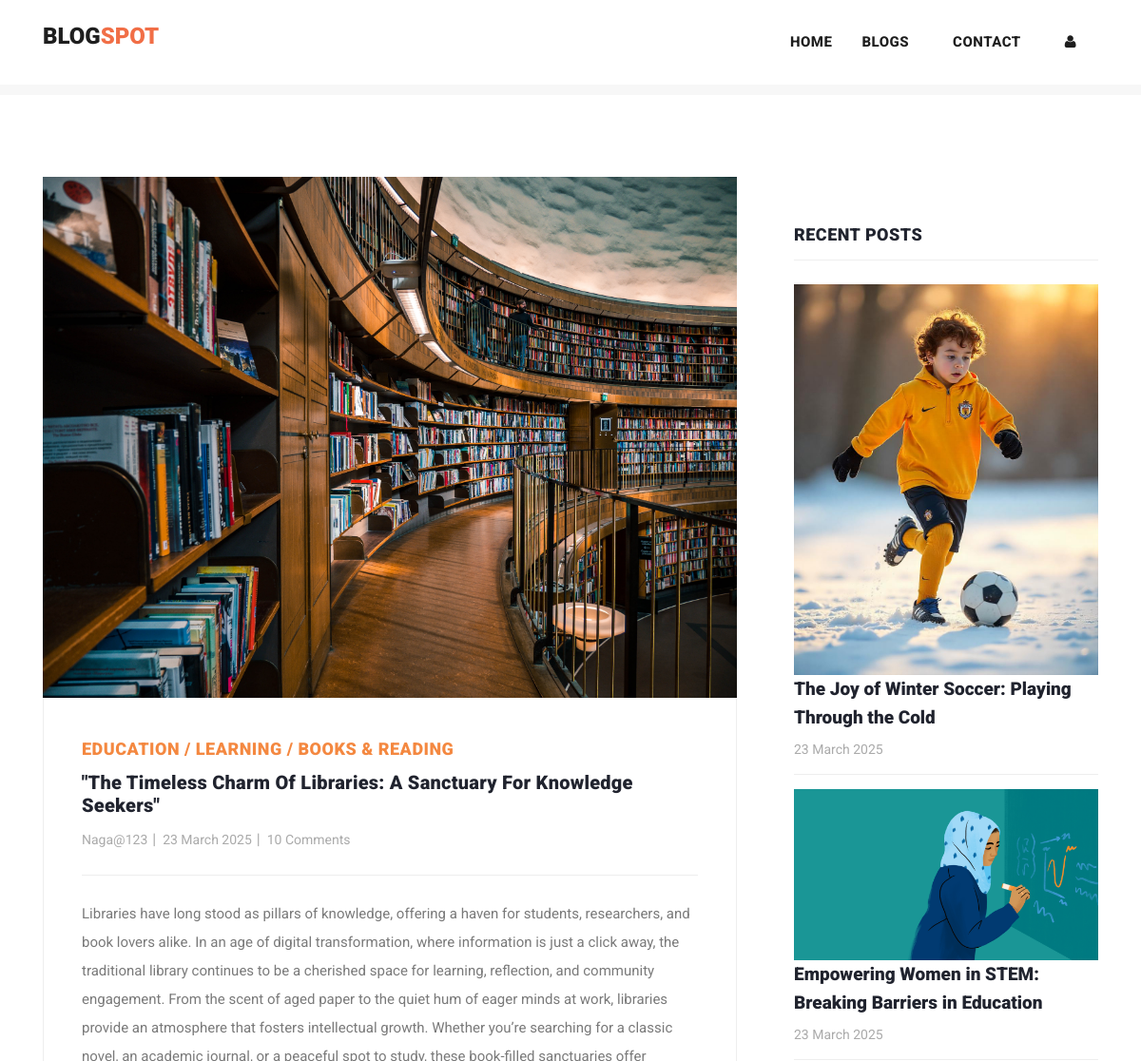
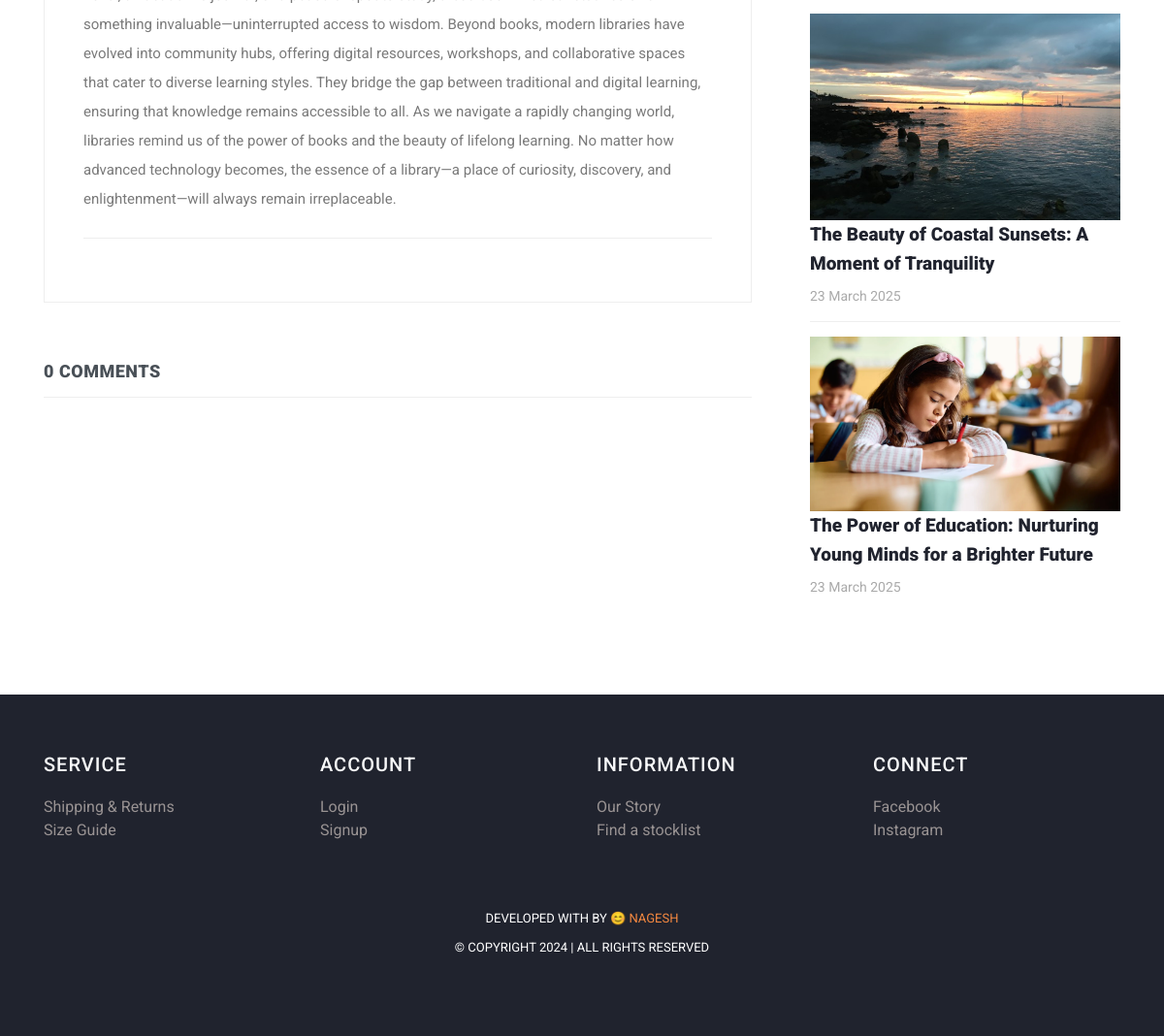
/post/6, run on the app's committed database (2 pictures, top to bottom).
### myapp/models.py (models this page shows, shortened)
class Post(models.Model):
    postname = models.CharField(max_length=600)
    category = models.CharField(max_length=600)
    image = models.ImageField(upload_to='images/posts',blank=True,null=True)
    content = models.CharField(max_length=100000)
    time = models.CharField(default=time,max_length=100, blank=True)
    likes = models.IntegerField(null=True,blank=True,default=0)
    user = models.ForeignKey(User,on_delete=models.CASCADE)

### myapp/views.py (the view)
# urls.py: path("post/<int:id>",views.post,name="post"),
def post(request,id):
    post = Post.objects.get(id=id)
    return render(request,"post-details.html",{
        "user":request.user,
        'post':Post.objects.get(id=id),
        'recent_posts':Post.objects.all().order_by("-id"),
        'media_url':settings.MEDIA_URL,
        'comments':Comment.objects.filter(post_id = post.id),
        'total_comments': len(Comment.objects.filter(post_id = post.id))
    })

### templates/post-details.html (shortened to what this page needs)
{% load static %}
<!DOCTYPE html>
<html lang="en">
  <head>
    <link href="https://cdn.jsdelivr.net/npm/bootstrap@5.3.0-alpha3/dist/css/bootstrap.min.css" rel="stylesheet">
    <link href="{% static 'vendor/bootstrap/css/bootstrap.min.css' %}" rel="stylesheet">
    <link rel="stylesheet" href="{% static 'assets/css/fontawesome.css' %}">
    <link rel="stylesheet" href="{% static 'assets/css/templatemo-stand-blog.css' %}">
    <link rel="stylesheet" href="{% static 'assets/css/owl.css' %}">
  </head>
  <body>
    {%include 'header.html'%}
    <section class="blog-posts grid-system">
      <div class="container">
        <div class="row">
          <div class="col-lg-8">
            <div class="all-blog-posts">
              <div class="row">
                <div class="col-lg-12">
                  <div class="blog-post">
                    <div class="blog-thumb">
                      <img src="{{media_url}}{{post.image}}" alt="post_image">
                    </div>
                    <div class="down-content">
                      <span>{{post.category}}</span>
                      <a><h4>{{post.postname}}</h4></a>
                      <ul class="post-info">
                        <li><a href="#">{{post.user}}</a></li>
                        <li><a href="#">{{post.time}}</a></li>
                        <li><a href="#">10 Comments</a></li>
                      </ul>
                      <p>{{post.content}}</p>
                    </div>
                  </div>
                </div>
                <div class="col-lg-12">
                  <div class="sidebar-item comments">
                    <div class="sidebar-heading">
                      <h2 class="text-dark-emphasis">{{total_comments}} comments</h2>
                    </div>
                  </div>
                </div>
              </div>
            </div>
          </div>
          <div class="col-lg-4">
            <div class="sidebar">
              <div class="row">
                <div class="col-lg-12">
                  <div class="sidebar-item recent-posts">
                    <div class="sidebar-heading">
                      <h2>Recent Posts</h2>
                    </div>
                    <div class="content">
                      <ul>
                        {% for post in recent_posts|slice:"0:4" %}
                        <li>
                          <img src="{{media_url}}{{post.image}}" class="img-fluid" alt="">
                          <a href="post-details.html">
                            <a href="{% url 'post' post.id %}" class="text-decoration-none text-dark"><h5>{{post.postname}}</h5></a>
                          <span>{{post.time}}</span>
                        </a></li>
                        {% endfor %}
                      </ul>
                    </div>
                  </div>
                </div>
              </div>
            </div>
          </div>
        </div>
      </div>
    </section>
   {% include "footer.html" %}
  </body>
</html>

### templates/header.html (shortened to what this page needs)
<header class="">
  <nav class="navbar navbar-expand-lg bg-white">
    <div class="container">
      <a class="navbar-brand" href="{% url 'index' %}">
        <h2>Blog<span style="color: rgb(241, 110, 70);">Spot</span></h2>
      </a>
      <div class="collapse navbar-collapse" id="navbarResponsive">
        <ul class="navbar-nav ml-auto">
          <li>
            <a class="nav-link" href="{% url 'index' %}">Home
            </a>
          </li>
          <li class="nav-item">
            <a class="nav-link" href="{% url 'blog' %}">Blogs</a>
          </li>
          <li class="nav-item">
            <a class="nav-link" href="{% url 'contact' %}">Contact</a>
          </li>
          {% if user.is_authenticated %}
          <li class="nav-item">
            <a class="nav-link" href="{% url 'create' %}">Create</a>
          </li>
          <li class="nav-item">
            <a class="nav-link" href="{% url 'profile' user.id %}">Profile</a>
          </li>
          <li class="nav-item">
            <a class="nav-link text-primary" href="{% url 'logout' %}">Logout</a>
          </li>
          {% else %}
          <li class="nav-item">
            <a class="nav-link" href="{% url 'signin' %}"><i class="fa fa-user"></i></a>
          </li>
          {% endif %}
        </ul>
      </div>
    </div>
  </nav>
</header>
<div class="main-banner header-text">
  <div class="container-fluid">
    <div class="owl-banner owl-carousel">
    </div>
  </div>
</div>

### templates/footer.html (shortened to what this page needs)
<footer>
  <div class="container">
    <div class="row">
      <div class="col-lg-3 col-md-6 col-sm-12">
        <h4 class="text-light">SERVICE</h4>
        <ul>
          <li><a href="#">Shipping & Returns</a></li>
          <li><a href="#">Size Guide</a></li>
        </ul>
      </div>
      <div class="col-lg-3 col-md-6 col-sm-12">
        <h4 class="text-light">ACCOUNT</h4>
        <ul>
          <li><a href="{% url 'signin' %}">Login</a></li>
          <li><a href="{% url 'signup' %}">Signup</a></li>
        </ul>
      </div>
      <div class="col-lg-3 col-md-6 col-sm-12">
        <h4 class="text-light">INFORMATION</h4>
        <ul>
          <li><a href="{% url 'blog' %}">Our Story</a></li>
          <li><a href="#">Find a stocklist</a></li>
        </ul>
      </div>
      <div class="col-lg-3 col-md-6 col-sm-12">
        <h4 class="text-light">CONNECT</h4>
        <ul>
          <li><a href="https://www.linkedin.com/in/nageswara-rao-valluri-5265b1268">Facebook</a></li>
          <li><a href="https://www.linkedin.com/in/nageswara-rao-valluri-5265b1268">Instagram</a></li>
        </ul>
      </div>
    </div>
  </div>
  <div class="container mt-5">
    <div class="row">
      <div class="col-lg-12">
        <div class="p-3">
          <p>Developed with  by 😊 <a href="https://www.linkedin.com/in/nageswara-rao-valluri-5265b1268">Nagesh</a> <br>
            &copy; Copyright 2024 | All Rights Reserved
        </div>
      </div>
    </div>
  </div>
</footer>

### static/assets/css/templatemo-stand-blog.css (style rules this page uses)
body { font-family: 'Roboto', sans-serif; overflow-x: hidden; text-rendering: optimizeLegibility; -webkit-font-smoothing: antialiased; -moz-osx-font-smoothing: grayscale; }
p { margin-bottom: 0px; font-size: 15px; font-weight: 400; color: #7a7a7a; line-height: 30px; }
a { text-decoration: none!important; }
ul { padding: 0; margin: 0; list-style: none; }
h1,h2,h3,h4,h5,h6 { margin: 0px; }
header { position: absolute; z-index: 99999; width: 100%; height: 100px; background-color: #f7f7f7; -webkit-transition: all 0.3s ease-in-out 0s; -moz-transition: all 0.3s ease-in-out 0s; -o-transition: all 0.3s ease-in-out 0s; transition: all 0.3s ease-in-out 0s; }
header .navbar { padding: 25px 0px; }
.navbar .navbar-brand { float: left; margin-top: -12px; outline: none; }
.navbar .navbar-brand h2 { color: #1e1e1e; text-transform: uppercase; font-size: 24px; font-weight: 900; -webkit-transition: all .3s ease 0s; -moz-transition: all .3s ease 0s; -o-transition: all .3s ease 0s; transition: all .3s ease 0s; }
#navbarResponsive { z-index: 999; }
.navbar-collapse { text-align: center; }
.navbar .navbar-nav .nav-item { margin: 0px 15px; }
.navbar .navbar-nav a.nav-link { text-transform: capitalize; font-size: 15px; font-weight: 800; text-transform: uppercase; letter-spacing: 0.5px; color: #1e1e1e; transition: all 0.3s; }
.main-banner .container-fluid { padding: 0px 10px; margin-bottom: -24px; }
.owl-banner { padding-top: 110px; }
.blog-posts { margin-top: 100px; }
.blog-posts .blog-post { margin-bottom: 30px; }
.blog-posts .blog-thumb img { width: 100%; overflow: hidden; }
.blog-posts .down-content { padding: 40px; border-right: 1px solid #eee; border-left: 1px solid #eee; border-bottom: 1px solid #eee; }
.blog-posts .down-content span { font-size: 18px; text-transform: uppercase; letter-spacing: 0.5px; font-weight: 900; color: #f48840; }
.blog-posts .down-content h4 { font-size: 24px; text-transform: capitalize; letter-spacing: 0.5px; font-weight: 900; color: #20232e; margin: 10px 0px 12px 0px; }
.blog-posts .down-content ul.post-info li { display: inline-block; margin-right: 8px; }
.blog-posts .down-content ul.post-info li:after { content: '|'; color: #aaa; margin-left: 8px; }
.blog-posts .down-content h4 { font-size: 20px; letter-spacing: 0.25px; }
.grid-system .down-content ul.post-info li { margin-right: 3px; }
.grid-system .down-content ul.post-info li:after { margin-left: 5px; }
.blog-posts .down-content ul.post-info li:last-child::after { display: none; }
.blog-posts .down-content ul.post-info li a { font-size: 14px; color: #aaa; font-weight: 400; transition: all .3s; }
.blog-posts .down-content p { padding: 25px 0px; margin: 25px 0px; border-top: 1px solid #eee; border-bottom: 1px solid #eee; }
.blog-posts .sidebar-heading h2 { font-size: 18px; text-transform: uppercase; font-weight: 900; letter-spacing: 0.5px; color: #20232e; border-bottom: 1px solid #eee; padding-bottom: 15px; margin-bottom: 25px; }
.blog-posts .comments { margin-top: 30px; }
.sidebar { margin-left: 30px; }
.sidebar .sidebar-item { margin-top: 50px; }
.sidebar .sidebar-heading h2 { font-size: 18px; text-transform: uppercase; font-weight: 900; letter-spacing: 0.5px; color: #20232e; border-bottom: 1px solid #eee; padding-bottom: 15px; margin-bottom: 25px; }
.sidebar .recent-posts ul li { margin-bottom: 15px; padding-bottom: 15px; border-bottom: 1px solid #eee; }
.sidebar .recent-posts ul li:last-child { margin-bottom: 0px; padding-bottom: 0px; border-bottom: none; }
.sidebar .recent-posts ul li h5 { font-size: 19px; font-weight: 900; color: #20232e; line-height: 30px; transition: all 0.3s; }
.sidebar .recent-posts ul li span { display: block; font-size: 14px; color: #aaa; margin-top: 8px; }
footer { margin-top: 100px; text-align: center; background-color: #20232e; padding: 60px 0px; }
footer p { font-size: 13px; text-transform: uppercase; color: #fff; }
footer p a { color: #f48840; }

### templates/footer.html (style rules this page uses)
h4 { text-align: left; color: #dfdada; letter-spacing: 1px; margin-bottom: 20px; font-size: 20px; }
li { text-decoration: none; text-align: left; }
li a { color: rgb(153, 147, 147); }

### data on the page
Post: image (picture), category "EDUCATION / LEARNING / BOOKS & READING", postname "\"The Timeless Charm Of Libraries: A Sanctuary For Knowledge Seekers\"", user "Naga@123", time "23 March 2025", content "Libraries have long stood as pillars of knowledge, offering a haven for students, researchers, and book lovers alike. In an age of digital transformation, where information is just a click away, the traditional library continues to be a cherished space for learning, reflection, and community engagement. From the scent of aged paper to the quiet hum of eager minds at work, libraries provide an atmosphere that fosters intellectual growth. Whether you’re searching for a classic novel, an academic journal, or a peaceful spot to study, these book-filled sanctuaries offer something invaluable—uninterrupted access to wisdom. Beyond books, modern libraries have evolved into community hubs, offering…"
Post: image (picture), postname "The Joy of Winter Soccer: Playing Through the Cold", time "23 March 2025"
Post: image (picture), postname "Empowering Women in STEM: Breaking Barriers in Education", time "23 March 2025"
Post: image (picture), postname "The Beauty of Coastal Sunsets: A Moment of Tranquility", time "23 March 2025"
Post: image (picture), postname "The Power of Education: Nurturing Young Minds for a Brighter Future", time "23 March 2025"

### other printed values
{{ total_comments }} "0"
